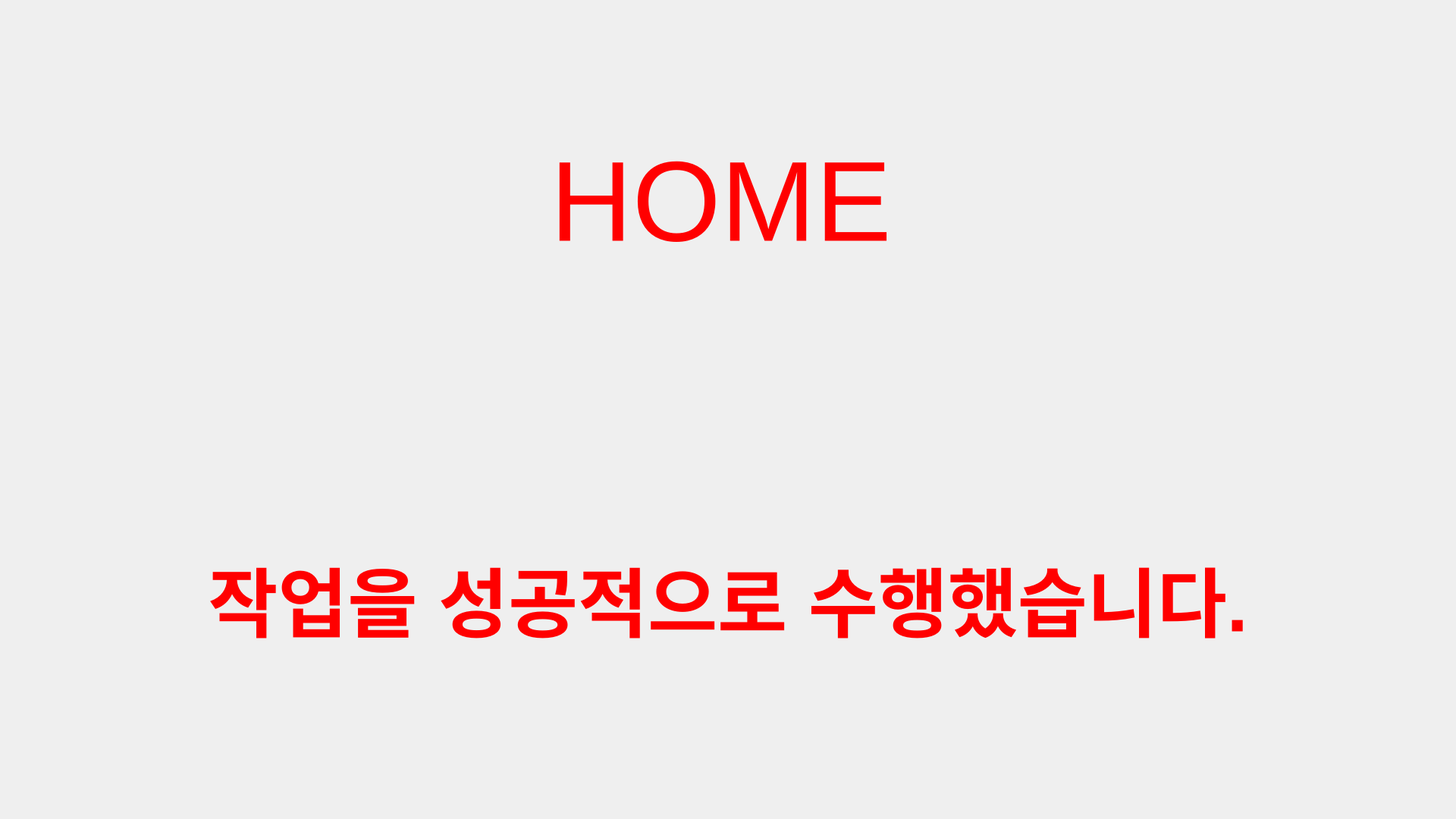
<?xml version="1.0" encoding="UTF-8"?>
<ui version="4.0">
 <class>Dialog</class>
 <widget class="QDialog" name="Dialog">
  <property name="geometry">
   <rect>
    <x>0</x>
    <y>0</y>
    <width>1920</width>
    <height>1080</height>
   </rect>
  </property>
  <property name="windowTitle">
   <string>Dialog</string>
  </property>
  <property name="styleSheet">
   <string notr="true">image:url(:/newPrefix/Windows (1).png)</string>
  </property>
  <widget class="QLabel" name="label">
   <property name="geometry">
    <rect>
     <x>0</x>
     <y>0</y>
     <width>1920</width>
     <height>1578</height>
    </rect>
   </property>
   <property name="font">
    <font>
     <pointsize>-1</pointsize>
     <weight>75</weight>
     <bold>true</bold>
    </font>
   </property>
   <property name="styleSheet">
    <string notr="true">border: none;
image: none;
color: skyblue;
font-weight: bold;
font-size: 100px;
color: red;</string>
   </property>
   <property name="frameShape">
    <enum>QFrame::NoFrame</enum>
   </property>
   <property name="frameShadow">
    <enum>QFrame::Sunken</enum>
   </property>
   <property name="text">
    <string>작업을 성공적으로 수행했습니다.</string>
   </property>
   <property name="alignment">
    <set>Qt::AlignCenter</set>
   </property>
  </widget>
  <widget class="QPushButton" name="pushButton">
   <property name="geometry">
    <rect>
     <x>560</x>
     <y>40</y>
     <width>781</width>
     <height>451</height>
    </rect>
   </property>
   <property name="font">
    <font>
     <pointsize>-1</pointsize>
    </font>
   </property>
   <property name="styleSheet">
    <string notr="true">image: none;
border: none;
color: red;
font-size: 150px;
</string>
   </property>
   <property name="text">
    <string>HOME</string>
   </property>
  </widget>
  <widget class="QLabel" name="label_2">
   <property name="geometry">
    <rect>
     <x>260</x>
     <y>180</y>
     <width>351</width>
     <height>531</height>
    </rect>
   </property>
   <property name="styleSheet">
    <string notr="true">image: none;
border: none;
</string>
   </property>
   <property name="text">
    <string/>
   </property>
  </widget>
  <widget class="QLabel" name="label_3">
   <property name="geometry">
    <rect>
     <x>1320</x>
     <y>180</y>
     <width>351</width>
     <height>531</height>
    </rect>
   </property>
   <property name="styleSheet">
    <string notr="true">image: none;
border: none;
</string>
   </property>
   <property name="text">
    <string/>
   </property>
  </widget>
 </widget>
 <resources>
  <include location="../code/backgrounds.qrc"/>
 </resources>
 <connections/>
</ui>
